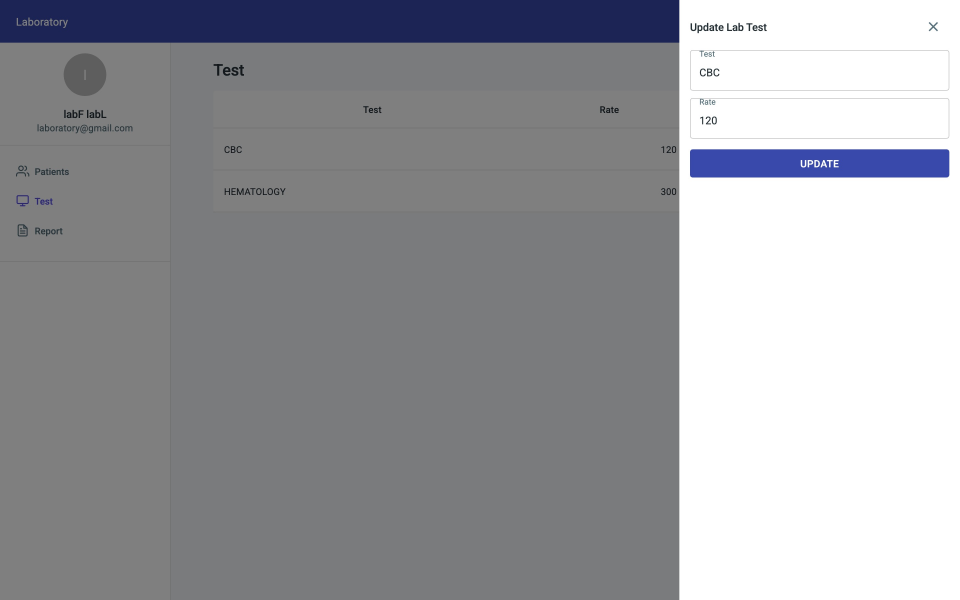
#> input picture MediLink/raw/lab-04-edittest.jpg, 2880 x 1800 px, given in place of lab-02-test.jpg, which was not available (shown at 1/3 size)
$ python annotate.py
#> lines starting #> are read from the running program, lines starting #| are printed output that depends on the picture; pictures that were not available may be replaced by others from this repository, and a replacement may not be noted
from PIL import Image, ImageDraw, ImageFont, ImageFilter
import json, os, re
R = json.load(open('../raw/lab-rects.json'))
#> (reads MediLink/raw/lab-rects.json from the repository)
O = 'fig'; os.makedirs(O, exist_ok=True)
FB = '/usr/share/fonts/opentype/inter/Inter-Bold.otf'
RED = (214, 40, 40); BLUE = (31, 90, 200)
PII = re.compile(r"Clarissa|clarissa|Reyes|David|Juancho|Cruz|0974655|0912|May 12, 0002|Secosana|Bulihan|Manila|Guitterez|Hans|Maria|Santos|Ronquillo|Alejandro|Pagtalunan|Allan|Agdao|Davao|Cristo|Malolos|Bago|Gallera|Evangelical|Single")

def load(n): return Image.open(f'../raw/lab-{n}.jpg').convert('RGB')
#> called with n = '02-test'
#> returned value is the input picture: PIL image 2880x1800 RGB; mean R, G, B 154.5, 155.5, 160

def pii_rects(key):
    out = []
    for e in R.get(key, []):
        if e['w'] <= 0 or e['h'] <= 0 or e['h'] > 70 or e['w'] > 760: continue
        if e['t'] in ('TABLE', 'TR', 'TBODY'): continue
        if PII.search(e['s']):
            out.append((e['x'], e['y'], e['w'], e['h']))
    return out

def blur(img, rects, s=2, pad=3):
    return img
    for x, y, w, h in rects:
        b = (max(0, int((x - pad) * s)), max(0, int((y - pad) * s)), min(img.width, int((x + w + pad) * s)), min(img.height, int((y + h + pad) * s)))
        if b[2] <= b[0] or b[3] <= b[1]: continue
        reg = img.crop(b).filter(ImageFilter.GaussianBlur(9 * s / 2))
        img.paste(reg, b)
    return img

def boxes(img, items, s=2, ox=0, oy=0, lw=9, r=40, minx=0, miny=0):
#> called with s = 2, ox = 0, oy = 0, lw = 9, r = 40, minx = 0, miny = 0
    d = ImageDraw.Draw(img); f = ImageFont.truetype(FB, int(r * 1.15))
    for it in items:
        n, x, y, w, h = it[:5]; col = it[5] if len(it) > 5 else RED
        X = (x - ox) * s; Y = (y - oy) * s
        d.rounded_rectangle([X, Y, X + w * s, Y + h * s], radius=8, outline=col, width=lw)
        if n is None: continue
        if w < 70 and Y - 2 * r - 6 >= miny * s: cx = X + w * s / 2; cy = Y - r - 4
        elif w < 120: cx = X + w * s; cy = max(r + 2, Y)
        elif X - 2 * r - 8 >= minx * s: cx = X - r - 6; cy = Y + r
        else: cx = max(minx * s + r + 2, X); cy = max(miny * s + r + 2, Y)
        d.ellipse([cx - r, cy - r, cx + r, cy + r], fill=col, outline='white', width=3)
        t = str(n); bb = d.textbbox((0, 0), t, font=f)
        d.text((cx - (bb[2] - bb[0]) / 2 - bb[0], cy - (bb[3] - bb[1]) / 2 - bb[1]), t, fill='white', font=f)
#> this loop made 5 passes
#> bb on passes 1 to 5: (0, 11, 20, 45), (0, 11, 29, 45), (0, 11, 30, 45), (0, 11, 31, 45), (0, 11, 29, 45)
    return img

def save(img, name, crop=None, s=2, maxw=2000):
#> called with name = 'f-layout', s = 2, maxw = 2000
    if crop:
        x, y, w, h = crop; img = img.crop((x * s, y * s, (x + w) * s, (y + h) * s))
    if img.width > maxw: img = img.resize((maxw, round(img.height * maxw / img.width)), Image.LANCZOS)
    img.save(f'{O}/{name}.jpg', quality=88)

def fig(src, key, name, bx, crop=None, extra_blur=(), keep=None):
    im = load(src)
    orig = im.copy()
    blur(im, pii_rects(key) + list(extra_blur))
    if keep:
        x, y, w, h = keep; b = (x * 2, y * 2, (x + w) * 2, (y + h) * 2); im.paste(orig.crop(b), b[:2])
    boxes(im, bx, minx=crop[0] if crop else 0, miny=crop[1] if crop else 0)
    save(im, name, crop)


F = lambda src, name, bx, crop=None: fig(src, None, name, bx, crop=crop)
#> call 2 of load, with n = '50-user-menu'
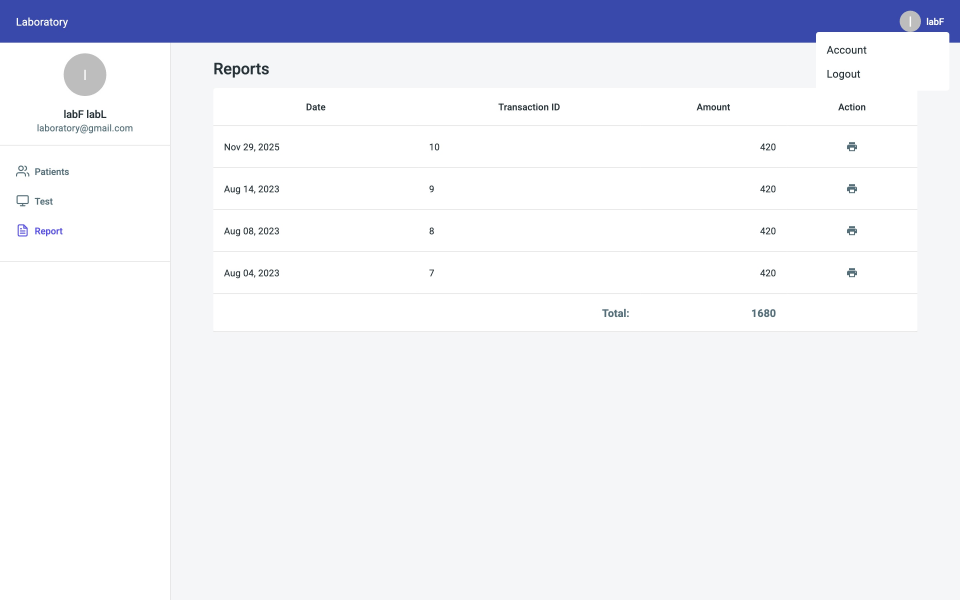
#> input picture MediLink/raw/lab-50-user-menu.jpg, 2880 x 1800 px (shown at 1/3 size)
#> in load, returned value is the input picture: PIL image 2880x1800 RGB; mean R, G, B 235.7, 237.3, 244.9
#> the loop in boxes (call 2), `for it in items:` made 3 passes
#> call 3 of load, with n = '01-patients'
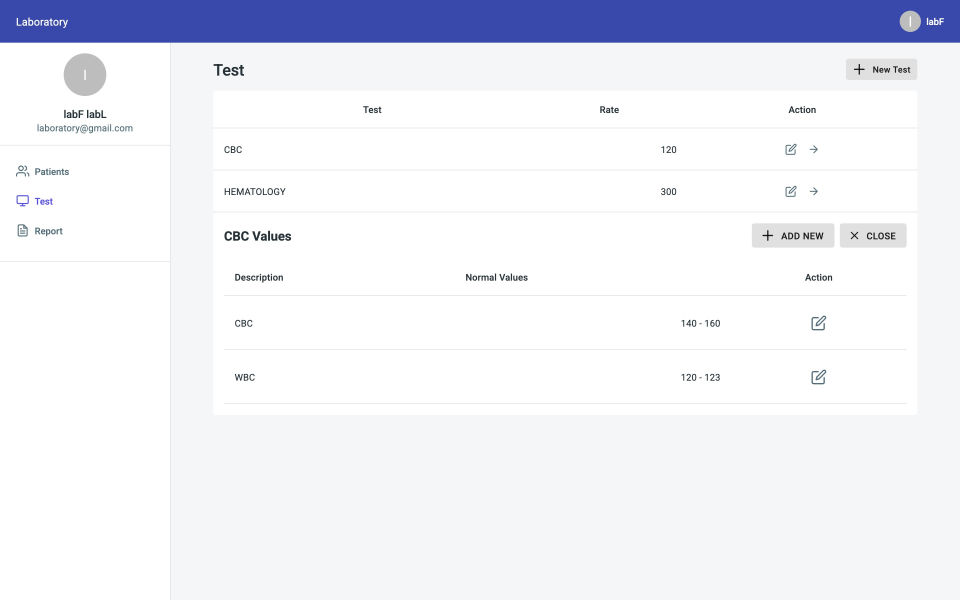
#> input picture MediLink/raw/lab-05-values.jpg, 2880 x 1800 px, given in place of lab-01-patients.jpg, which was not available (shown at 1/3 size)
#> in load, returned value is the input picture: PIL image 2880x1800 RGB; mean R, G, B 235.8, 237.3, 245
#> call 3 of save, with name = 'f-patients', crop = (256, 64, 600, 260), s = 2, maxw = 2000
#> in save (call 3), `img = img.crop((x * s, y * s, (x + w) * s, (y + h) * s))`:
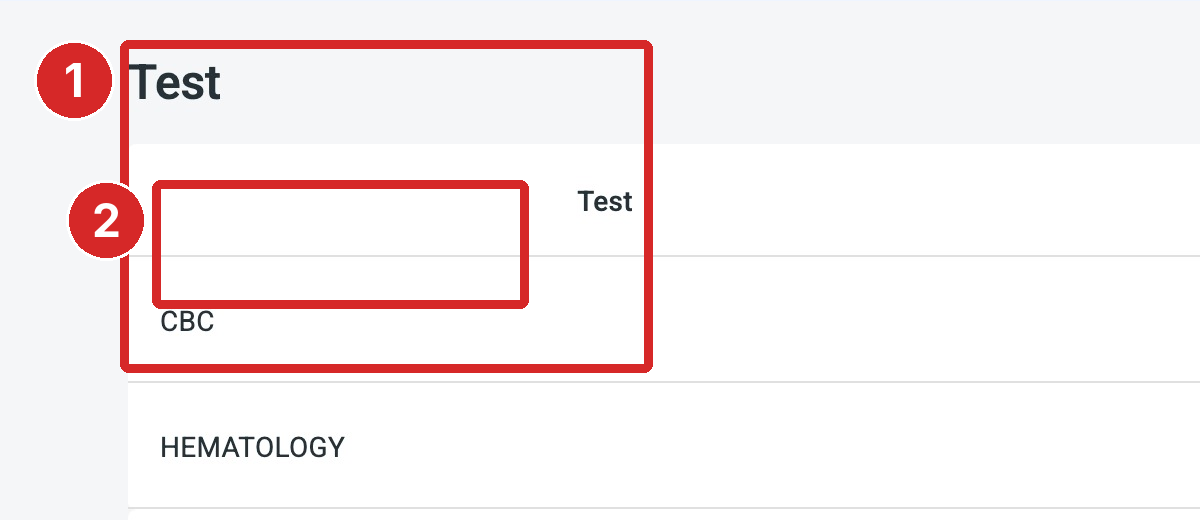
#> img: PIL image 1200x520 RGB; mean R, G, B 248.1, 239.8, 240.5
#> call 4 of save, with name = 'f-test', crop = (256, 64, 1184, 300), s = 2, maxw = 2000
#> in save (call 4), `if img.width > maxw: img = img.resize((maxw, round(img.height * maxw /..`:
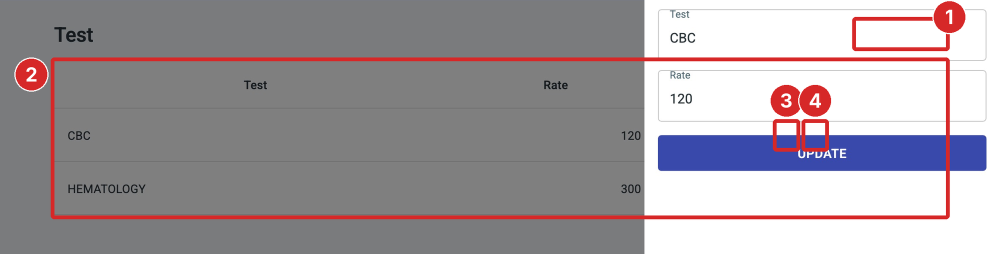
#> img: PIL image 2000x507 RGB (shown at 1/2 size); mean R, G, B 162.7, 155.1, 159.9
#> in save (call 5), `img = img.crop((x * s, y * s, (x + w) * s, (y + h) * s))`:
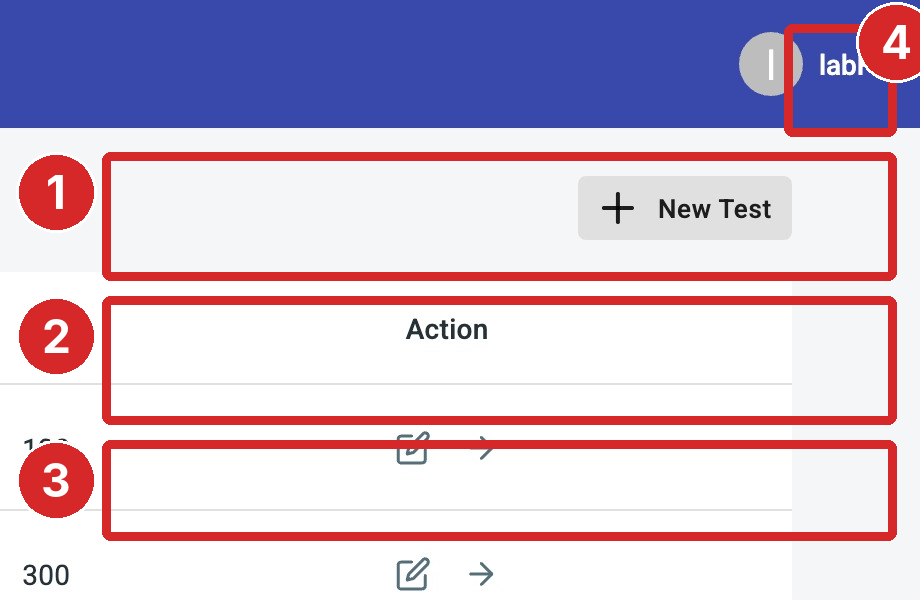
#> img: PIL image 920x600 RGB; mean R, G, B 206.3, 188.8, 208.5
#> in save (call 6), `img = img.crop((x * s, y * s, (x + w) * s, (y + h) * s))`:
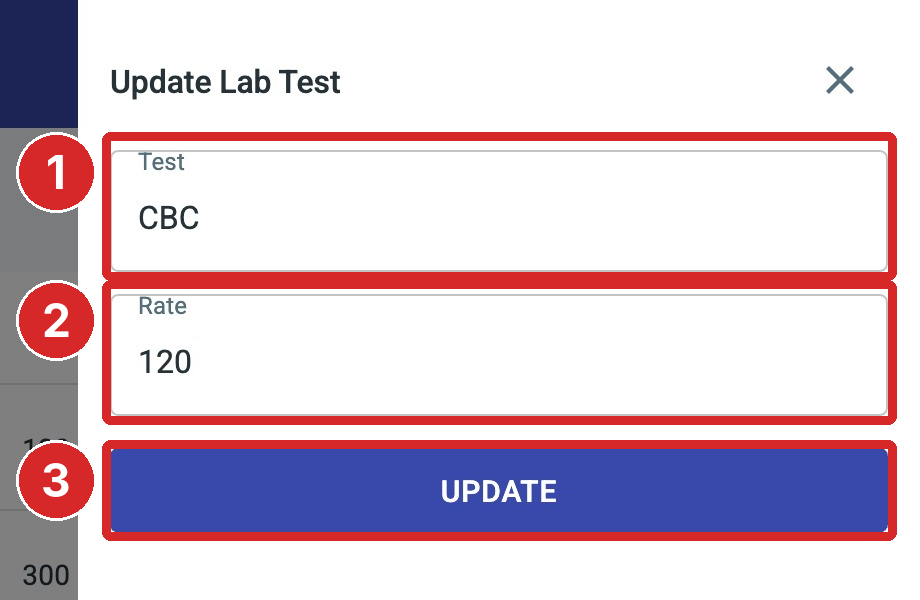
#> img: PIL image 920x600 RGB; mean R, G, B 215.7, 198.8, 210.9
#> in save (call 7), `img = img.crop((x * s, y * s, (x + w) * s, (y + h) * s))`:
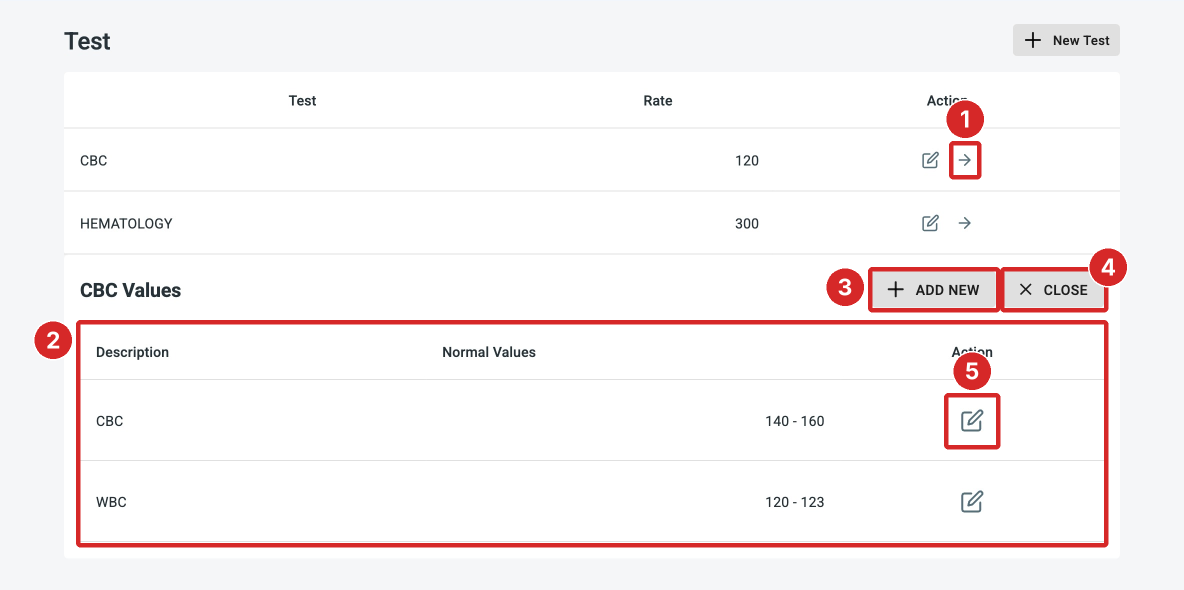
#> img: PIL image 2368x1180 RGB (shown at 1/2 size); mean R, G, B 249, 244.3, 244.8
F('02-test', 'f-layout', [(1, 2, 2, 1436, 60), (2, 4, 70, 248, 160), (3, 12, 230, 231, 186), (4, 1341, 12, 79, 40), (5, 262, 70, 1172, 770)])
F('50-user-menu', 'f-usermenu', [(1, 1341, 12, 79, 40), (2, 1224, 56, 200, 36), (3, 1224, 92, 200, 36)], crop=(840, 0, 600, 300))
F('01-patients', 'f-patients', [(1, 316, 84, 266, 166), (2, 332, 154, 188, 64)], crop=(256, 64, 600, 260))
F('02-test', 'f-test', [(1, 1265, 84, 115, 40), (2, 316, 132, 1064, 191), (3, 1171, 205, 32, 38), (4, 1205, 205, 32, 38)], crop=(256, 64, 1184, 300))
F('03-newtest', 'f-newtest', [(1, 1031, 76, 397, 64), (2, 1031, 148, 397, 64), (3, 1031, 220, 397, 50), (4, 1372, 12, 56, 56)], crop=(980, 0, 460, 300))
F('04-edittest', 'f-edittest', [(1, 1031, 66, 397, 74), (2, 1031, 140, 397, 72), (3, 1031, 220, 397, 50)], crop=(980, 0, 460, 300))
F('05-values', 'f-values', [(1, 1205, 205, 32, 38), (2, 332, 384, 1032, 227), (3, 1124, 331, 132, 45), (4, 1256, 331, 108, 45), (5, 1200, 457, 56, 56)], crop=(256, 64, 1184, 590))
#> (the run stopped early here; a loop or call above may not have finished)
